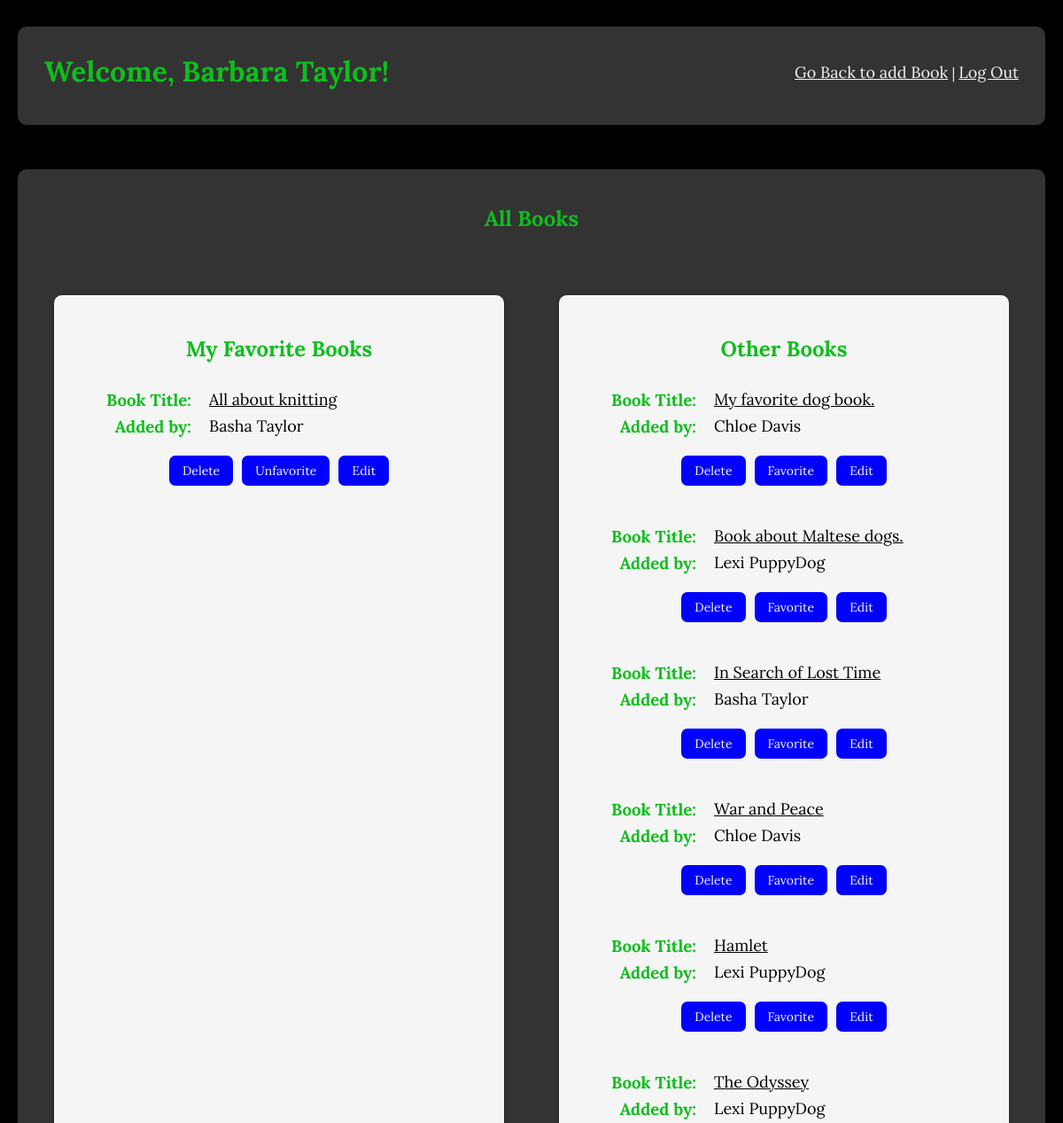
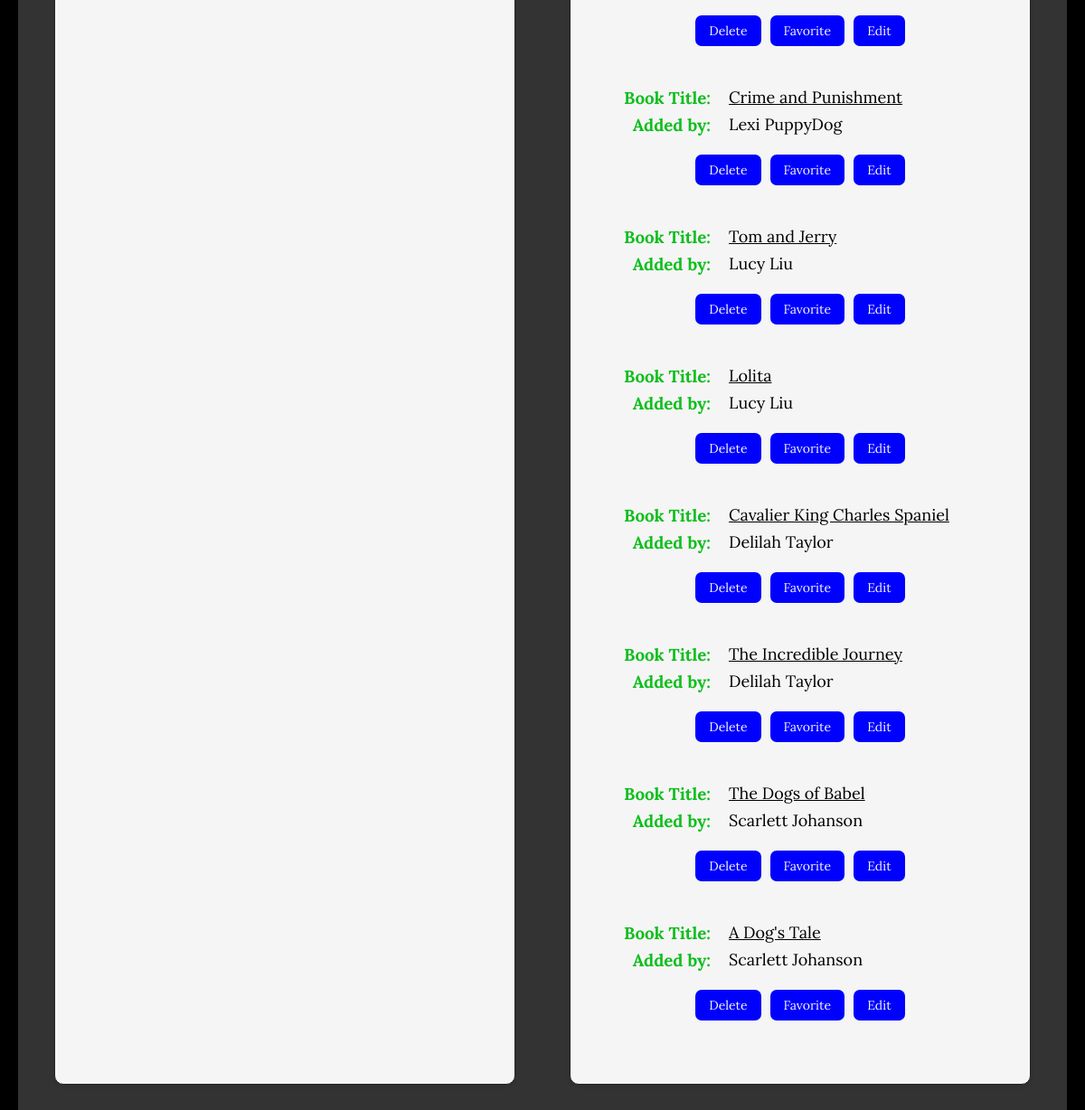
The app's page /books (signed in) with its own data (2 pictures, top to bottom).
### favorite_books_app/models.py (models this page shows)
class User(models.Model):
    first_name=models.CharField(max_length=45)
    last_name=models.CharField(max_length=45)
    email=models.CharField(max_length=255)
    password=models.CharField(max_length=255)
    created_at=models.DateTimeField(auto_now_add=True)
    updated_at=models.DateTimeField(auto_now=True)
    objects=UserManager()

class Book(models.Model):
    title = models.CharField(max_length = 255)
    description = models.CharField(max_length = 255)
    uploaded_by = models.ForeignKey(User, related_name="books_uploaded", on_delete=models.CASCADE)
    users_who_like = models.ManyToManyField(User, related_name = "liked_books")
    created_at = models.DateTimeField(auto_now_add=True)
    updated_at = models.DateTimeField(auto_now=True)
    objects = BookManager()

### favorite_books_app/views.py (the view)
# urls.py: path('books', views.list_books, name='list_books'),  # Main book list view
def list_books(request):
    if 'userid' not in request.session:
        return redirect('/')  # Redirect to login page if user is not logged in
    current_user = User.objects.get(id=request.session['userid'])
    all_books = Book.objects.all()
    my_favorite_books = [book for book in all_books if current_user in book.users_who_like.all()]
    other_books = [book for book in all_books if current_user not in book.users_who_like.all()]
    context = {
        'user': current_user,
        'my_favorite_books': my_favorite_books,
        'other_books': other_books,
    }
    return render(request, 'books.html', context)

### favorite_books_app/templates/books.html (shortened to what this page needs)
<!DOCTYPE html>
<html lang="en">
<head>
    {% load static %}
    <link rel="stylesheet" href="{% static 'css/books.css' %}">
</head>
<body>
    <div class="container">
        <div class="header">
            <h1>Welcome, {{ user.first_name }} {{ user.last_name }}!</h1><br>
            <div class="links">
                <a href="{% url 'index' %}">Go Back to add Book</a> | <a href="{% url 'logout' %}">Log Out</a>
            </div>
        </div>
        <div class="main">
            <h2>All Books</h2>
            <div class="books-container">
                <div class="my_favorite_books">
                    <h2>My Favorite Books</h2>
                    {% if my_favorite_books %}
                    {% for book in my_favorite_books %}
                    <div class="list">
                        <div class="content">
                            <div>
                                <h3>Book Title: </h3>
                                <a href="{% url 'show_book' book.id %}">{{ book.title }}</a>
                            </div>
                            <div>
                                <h3>Added by: </h3>
                                <p>{{ book.uploaded_by.first_name }} {{ book.uploaded_by.last_name }}</p>
                            </div>
                        </div>
                        <div class="button-wrapper">
                            <div class="button-group">
                                <form action="{% url 'delete_book' book.id %}" method="POST" style="display:inline;">
                                    <button class="btn" type="submit"
                                        onclick="return confirm('Are you sure you want to delete this book?');">Delete</button>
                                </form>
                                <form action="{% url 'unfavorite_book' book.id %}" method="POST"
                                    style="display:inline;">
                                    <button class="btn" type="submit">Unfavorite</button>
                                </form>
                                <a href="{% url 'edit_book' book.id %}" class="btn">Edit</a>
                            </div>
                        </div>
                    </div>
                    {% endfor %}
                    {% else %}
                    <p>You have no favorite books yet.</p>
                    {% endif %}
                </div>
                <div class="other_books">
                    <h2>Other Books</h2>
                    {% if other_books %}
                    {% for book in other_books %}
                    <div class="list">
                        <div class="content">
                            <div>
                                <h3>Book Title: </h3>
                                <a href="{% url 'show_book' book.id %}">{{ book.title }}</a>
                            </div>
                            <div>
                                <h3>Added by: </h3>
                                <p>{{ book.uploaded_by.first_name }} {{ book.uploaded_by.last_name }}</p>
                            </div>
                        </div>
                        <div class="button-wrapper">
                            <div class="button-group">
                                <form action="{% url 'delete_book' book.id %}" method="POST" style="display:inline;">
                                    <button class="btn" type="submit"
                                        onclick="return confirm('Are you sure you want to delete this book?');">Delete</button>
                                </form>
                                {% if user in book.users_who_like.all %}
                                <form action="{% url 'unfavorite_book' book.id %}" method="POST"
                                    style="display:inline;">
                                    {% csrf_token %}
                                    <button class="btn" type="submit">Unfavorite</button>
                                </form>
                                {% else %}
                                <form action="{% url 'favorite_book' book.id %}" method="POST" style="display:inline;">
                                    <button class="btn" type="submit">Favorite</button>
                                </form>
                                {% endif %}
                                <a href="{% url 'edit_book' book.id %}" class="btn">Edit</a>
                            </div>
                        </div>
                    </div>
                    {% endfor %}
                    {% else %}
                    <p>No other books available.</p>
                    {% endif %}
                </div>
            </div>
        </div>
    </div>
</body>
</html>

### favorite_books_app/static/css/books.css (style rules this page uses)
* { margin: 0; padding: 0; box-sizing: border-box; font-family: Lora, serif; }
.container { display: flex; flex-direction: column; align-items: center; background-color: black; min-height: 100vh; padding: 20px; }
.header { display: flex; justify-content: space-between; margin: 10px; width: 100%; background-color:#333; color: white; padding: 10px 30px 10px 30px; border-radius: 10px; }
.links, a { color: whitesmoke; margin: 30px 0 30px 0; }
h1 { color: rgb(15, 190, 29) }
.main { display: flex; justify-content: space-between; gap: 20px; flex-direction: column; color: whitesmoke; margin: 40px; background-color: #333; padding: 20px; border-radius: 10px; width: 100%; }
.books-container { display: flex; gap: 20px; justify-content: space-between; }
.my_favorite_books, .other_books { flex: 1; border: 1px solid #ccc; padding: 25px; margin: 20px; box-shadow: 0 2px 4px rgba(0, 0, 0, 0.1); border-radius: 10px; background-color: whitesmoke; border-color: rgb(37, 37, 37); }
.list { margin-bottom: 10px; }
h1, h2 { color: rgb(15, 190, 29); margin: 20px 0 30px 0; }
h2 { text-align: center; }
.content { color: whitesmoke; display: flex; flex-direction: column; margin-bottom: 7px; }
.content > div { display: flex; align-items: flex-start; margin-bottom: 6px; }
h3 { color: rgb(15, 190, 29); margin: 0; min-width: 150px; text-align: right; padding-right: 20px; }
p, a { margin: 0; flex: 1; font-size: large; color: black; }
.button-group { display: flex; gap: 10px; }
.button-wrapper { display: flex; justify-content: center; gap: 10px; margin: 15px 0 45px 0; width: 100%; }
.btn { background-color: blue; color: whitesmoke; padding: 8px 15px; border: none; border-radius: 7px; cursor: pointer; font-size: 14px; transition: background-color 0.3s; max-width: 150px; text-align: center; text-decoration: none; }
.links a { color: whitesmoke; margin: 30px 0 30px 0; }

### records on screen
User: first_name "Barbara", last_name "Taylor"
Book: title "All about knitting", uploaded_by.first_name "Basha", uploaded_by.last_name "Taylor"
Book: title "My favorite dog book.", uploaded_by.first_name "Chloe", uploaded_by.last_name "Davis", shows "Favorite"
Book: title "Book about Maltese dogs.", uploaded_by.first_name "Lexi", uploaded_by.last_name "PuppyDog", shows "Favorite"
Book: title "In Search of Lost Time", uploaded_by.first_name "Basha", uploaded_by.last_name "Taylor", shows "Favorite"
Book: title "War and Peace", uploaded_by.first_name "Chloe", uploaded_by.last_name "Davis", shows "Favorite"
Book: title "Hamlet", uploaded_by.first_name "Lexi", uploaded_by.last_name "PuppyDog", shows "Favorite"
Book: title "The Odyssey", uploaded_by.first_name "Lexi", uploaded_by.last_name "PuppyDog", shows "Favorite"
Book: title "Crime and Punishment", uploaded_by.first_name "Lexi", uploaded_by.last_name "PuppyDog", shows "Favorite"
Book: title "Tom and Jerry", uploaded_by.first_name "Lucy", uploaded_by.last_name "Liu", shows "Favorite"
Book: title "Lolita", uploaded_by.first_name "Lucy", uploaded_by.last_name "Liu", shows "Favorite"
Book: title "Cavalier King Charles Spaniel", uploaded_by.first_name "Delilah", uploaded_by.last_name "Taylor", shows "Favorite"
Book: title "The Incredible Journey", uploaded_by.first_name "Delilah", uploaded_by.last_name "Taylor", shows "Favorite"
Book: title "The Dogs of Babel", uploaded_by.first_name "Scarlett", uploaded_by.last_name "Johanson", shows "Favorite"
Book: title "A Dog's Tale", uploaded_by.first_name "Scarlett", uploaded_by.last_name "Johanson", shows "Favorite"
